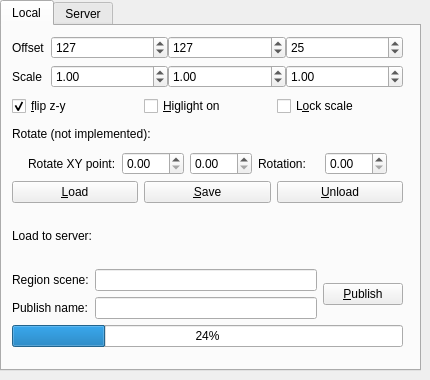
<?xml version="1.0" encoding="UTF-8"?>
<ui version="4.0">
 <class>Form</class>
 <widget class="QWidget" name="Form">
  <property name="geometry">
   <rect>
    <x>0</x>
    <y>0</y>
    <width>430</width>
    <height>380</height>
   </rect>
  </property>
  <property name="sizePolicy">
   <sizepolicy hsizetype="Fixed" vsizetype="Fixed">
    <horstretch>0</horstretch>
    <verstretch>0</verstretch>
   </sizepolicy>
  </property>
  <property name="minimumSize">
   <size>
    <width>430</width>
    <height>380</height>
   </size>
  </property>
  <property name="maximumSize">
   <size>
    <width>430</width>
    <height>380</height>
   </size>
  </property>
  <property name="windowTitle">
   <string>Local Scene</string>
  </property>
  <widget class="QTabWidget" name="tabWidget">
   <property name="geometry">
    <rect>
     <x>0</x>
     <y>0</y>
     <width>421</width>
     <height>371</height>
    </rect>
   </property>
   <property name="currentIndex">
    <number>0</number>
   </property>
   <widget class="QWidget" name="tab">
    <attribute name="title">
     <string>Local</string>
    </attribute>
    <widget class="QWidget" name="layoutWidget">
     <property name="geometry">
      <rect>
       <x>10</x>
       <y>10</y>
       <width>391</width>
       <height>311</height>
      </rect>
     </property>
     <layout class="QVBoxLayout" name="verticalLayout">
      <property name="bottomMargin">
       <number>0</number>
      </property>
      <item>
       <layout class="QFormLayout" name="formLayout">
        <item row="0" column="0">
         <widget class="QLabel" name="label">
          <property name="sizePolicy">
           <sizepolicy hsizetype="Fixed" vsizetype="Preferred">
            <horstretch>200</horstretch>
            <verstretch>0</verstretch>
           </sizepolicy>
          </property>
          <property name="baseSize">
           <size>
            <width>200</width>
            <height>0</height>
           </size>
          </property>
          <property name="text">
           <string>Offset</string>
          </property>
         </widget>
        </item>
        <item row="0" column="1">
         <layout class="QHBoxLayout" name="horizontalLayout_4">
          <property name="spacing">
           <number>0</number>
          </property>
          <item>
           <widget class="QDoubleSpinBox" name="xpos">
            <property name="decimals">
             <number>0</number>
            </property>
            <property name="minimum">
             <double>0.000000000000000</double>
            </property>
            <property name="maximum">
             <double>255.000000000000000</double>
            </property>
            <property name="value">
             <double>127.000000000000000</double>
            </property>
           </widget>
          </item>
          <item>
           <widget class="QDoubleSpinBox" name="ypos">
            <property name="decimals">
             <number>0</number>
            </property>
            <property name="minimum">
             <double>0.000000000000000</double>
            </property>
            <property name="maximum">
             <double>256.000000000000000</double>
            </property>
            <property name="value">
             <double>127.000000000000000</double>
            </property>
           </widget>
          </item>
          <item>
           <widget class="QDoubleSpinBox" name="zpos">
            <property name="decimals">
             <number>0</number>
            </property>
            <property name="minimum">
             <double>0.000000000000000</double>
            </property>
            <property name="maximum">
             <double>10000.000000000000000</double>
            </property>
            <property name="value">
             <double>25.000000000000000</double>
            </property>
           </widget>
          </item>
         </layout>
        </item>
        <item row="1" column="0">
         <widget class="QLabel" name="label_2">
          <property name="sizePolicy">
           <sizepolicy hsizetype="Fixed" vsizetype="Preferred">
            <horstretch>200</horstretch>
            <verstretch>0</verstretch>
           </sizepolicy>
          </property>
          <property name="text">
           <string>Scale</string>
          </property>
         </widget>
        </item>
        <item row="1" column="1">
         <layout class="QHBoxLayout" name="horizontalLayout_6">
          <property name="spacing">
           <number>0</number>
          </property>
          <item>
           <widget class="QDoubleSpinBox" name="xscale">
            <property name="minimum">
             <double>0.000000000000000</double>
            </property>
            <property name="maximum">
             <double>256.000000000000000</double>
            </property>
            <property name="singleStep">
             <double>0.250000000000000</double>
            </property>
            <property name="value">
             <double>1.000000000000000</double>
            </property>
           </widget>
          </item>
          <item>
           <widget class="QDoubleSpinBox" name="yscale">
            <property name="minimum">
             <double>0.000000000000000</double>
            </property>
            <property name="maximum">
             <double>256.000000000000000</double>
            </property>
            <property name="singleStep">
             <double>0.250000000000000</double>
            </property>
            <property name="value">
             <double>1.000000000000000</double>
            </property>
           </widget>
          </item>
          <item>
           <widget class="QDoubleSpinBox" name="zscale">
            <property name="minimum">
             <double>0.000000000000000</double>
            </property>
            <property name="maximum">
             <double>10000.000000000000000</double>
            </property>
            <property name="singleStep">
             <double>0.250000000000000</double>
            </property>
            <property name="value">
             <double>1.000000000000000</double>
            </property>
           </widget>
          </item>
         </layout>
        </item>
       </layout>
      </item>
      <item>
       <layout class="QHBoxLayout" name="horizontalLayout_2">
        <item>
         <widget class="QCheckBox" name="checkBoxFlipZY">
          <property name="enabled">
           <bool>true</bool>
          </property>
          <property name="text">
           <string>&amp;flip z-y</string>
          </property>
          <property name="checked">
           <bool>true</bool>
          </property>
         </widget>
        </item>
        <item>
         <widget class="QCheckBox" name="checkBoxHighlight">
          <property name="enabled">
           <bool>true</bool>
          </property>
          <property name="text">
           <string>&amp;Higlight on</string>
          </property>
          <property name="checked">
           <bool>false</bool>
          </property>
         </widget>
        </item>
        <item>
         <widget class="QCheckBox" name="checkBoxLockScale">
          <property name="text">
           <string>L&amp;ock scale</string>
          </property>
         </widget>
        </item>
       </layout>
      </item>
      <item>
       <layout class="QVBoxLayout" name="verticalLayout_6">
        <property name="bottomMargin">
         <number>0</number>
        </property>
        <item>
         <widget class="QLabel" name="label_9">
          <property name="text">
           <string>Rotate (not implemented):</string>
          </property>
         </widget>
        </item>
        <item>
         <layout class="QHBoxLayout" name="horizontalLayout_8">
          <property name="leftMargin">
           <number>16</number>
          </property>
          <property name="rightMargin">
           <number>16</number>
          </property>
          <item>
           <widget class="QLabel" name="label_10">
            <property name="text">
             <string>Rotate XY point:</string>
            </property>
           </widget>
          </item>
          <item>
           <widget class="QDoubleSpinBox" name="doubleSpinBox"/>
          </item>
          <item>
           <widget class="QDoubleSpinBox" name="doubleSpinBox_2"/>
          </item>
          <item>
           <widget class="QLabel" name="label_11">
            <property name="text">
             <string>Rotation:</string>
            </property>
           </widget>
          </item>
          <item>
           <widget class="QDoubleSpinBox" name="doubleSpinBox_3"/>
          </item>
         </layout>
        </item>
       </layout>
      </item>
      <item>
       <layout class="QHBoxLayout" name="horizontalLayout">
        <property name="rightMargin">
         <number>0</number>
        </property>
        <item>
         <widget class="QPushButton" name="pushButtonLoad">
          <property name="text">
           <string>&amp;Load</string>
          </property>
         </widget>
        </item>
        <item>
         <widget class="QPushButton" name="pushButtonSave">
          <property name="text">
           <string>&amp;Save</string>
          </property>
         </widget>
        </item>
        <item>
         <widget class="QPushButton" name="pushButtonUnload">
          <property name="text">
           <string>&amp;Unload</string>
          </property>
         </widget>
        </item>
       </layout>
      </item>
      <item>
       <widget class="QLabel" name="label_8">
        <property name="text">
         <string>Load to server:</string>
        </property>
       </widget>
      </item>
      <item>
       <layout class="QHBoxLayout" name="horizontalLayout_5">
        <item>
         <layout class="QFormLayout" name="formLayout_2">
          <item row="0" column="0">
           <widget class="QLabel" name="label_4">
            <property name="text">
             <string>Region scene:</string>
            </property>
           </widget>
          </item>
          <item row="1" column="0">
           <widget class="QLabel" name="label_3">
            <property name="text">
             <string>Publish name:</string>
            </property>
           </widget>
          </item>
          <item row="1" column="1">
           <widget class="QLineEdit" name="lineEditPublishName"/>
          </item>
          <item row="0" column="1">
           <widget class="QLineEdit" name="lineEditRegionName"/>
          </item>
         </layout>
        </item>
        <item>
         <widget class="QPushButton" name="pushButtonPublish">
          <property name="text">
           <string>&amp;Publish</string>
          </property>
         </widget>
        </item>
       </layout>
      </item>
      <item>
       <widget class="QProgressBar" name="progressBar">
        <property name="value">
         <number>24</number>
        </property>
       </widget>
      </item>
     </layout>
    </widget>
   </widget>
   <widget class="QWidget" name="tab_2">
    <attribute name="title">
     <string>Server</string>
    </attribute>
    <widget class="QWidget" name="layoutWidget">
     <property name="geometry">
      <rect>
       <x>10</x>
       <y>10</y>
       <width>373</width>
       <height>332</height>
      </rect>
     </property>
     <layout class="QVBoxLayout" name="verticalLayout_3">
      <property name="bottomMargin">
       <number>0</number>
      </property>
      <item>
       <widget class="QLabel" name="label_6">
        <property name="text">
         <string>Server scenes:</string>
        </property>
       </widget>
      </item>
      <item>
       <layout class="QHBoxLayout" name="horizontalLayout_3">
        <item>
         <layout class="QVBoxLayout" name="verticalLayout_4">
          <property name="rightMargin">
           <number>0</number>
          </property>
          <property name="bottomMargin">
           <number>0</number>
          </property>
          <item>
           <layout class="QHBoxLayout" name="horizontalLayout_9">
            <property name="rightMargin">
             <number>0</number>
            </property>
            <property name="bottomMargin">
             <number>0</number>
            </property>
            <item>
             <widget class="QTableWidget" name="tableWidgetServerScenes">
              <property name="minimumSize">
               <size>
                <width>280</width>
                <height>100</height>
               </size>
              </property>
              <property name="editTriggers">
               <set>QAbstractItemView::NoEditTriggers</set>
              </property>
              <property name="selectionMode">
               <enum>QAbstractItemView::SingleSelection</enum>
              </property>
              <property name="selectionBehavior">
               <enum>QAbstractItemView::SelectRows</enum>
              </property>
              <property name="rowCount">
               <number>0</number>
              </property>
              <property name="columnCount">
               <number>2</number>
              </property>
              <attribute name="horizontalHeaderCascadingSectionResizes">
               <bool>true</bool>
              </attribute>
              <attribute name="horizontalHeaderDefaultSectionSize">
               <number>130</number>
              </attribute>
              <attribute name="horizontalHeaderMinimumSectionSize">
               <number>16</number>
              </attribute>
              <attribute name="verticalHeaderDefaultSectionSize">
               <number>20</number>
              </attribute>
              <attribute name="verticalHeaderHighlightSections">
               <bool>true</bool>
              </attribute>
              <attribute name="verticalHeaderMinimumSectionSize">
               <number>19</number>
              </attribute>
              <column>
               <property name="text">
                <string>Scene name</string>
               </property>
              </column>
              <column>
               <property name="text">
                <string>Region count</string>
               </property>
              </column>
             </widget>
            </item>
            <item>
             <layout class="QVBoxLayout" name="verticalLayout_5">
              <property name="leftMargin">
               <number>0</number>
              </property>
              <item>
               <layout class="QHBoxLayout" name="horizontalLayout_7"/>
              </item>
              <item>
               <layout class="QVBoxLayout" name="verticalLayout_7">
                <item>
                 <widget class="QLabel" name="label_7">
                  <property name="text">
                   <string>Load to region:</string>
                  </property>
                 </widget>
                </item>
                <item>
                 <widget class="QLineEdit" name="lineEditLoadRegion"/>
                </item>
                <item>
                 <widget class="QPushButton" name="pushButtonLoadServerScene">
                  <property name="text">
                   <string>Load</string>
                  </property>
                 </widget>
                </item>
               </layout>
              </item>
              <item>
               <widget class="QPushButton" name="pushButtonDeleteActiveScene">
                <property name="text">
                 <string>Delete</string>
                </property>
               </widget>
              </item>
              <item>
               <spacer name="verticalSpacer">
                <property name="orientation">
                 <enum>Qt::Vertical</enum>
                </property>
                <property name="sizeHint" stdset="0">
                 <size>
                  <width>20</width>
                  <height>40</height>
                 </size>
                </property>
               </spacer>
              </item>
             </layout>
            </item>
           </layout>
          </item>
          <item>
           <widget class="QLabel" name="label_5">
            <property name="text">
             <string>Scene loaded to  regions:</string>
            </property>
           </widget>
          </item>
          <item>
           <layout class="QHBoxLayout" name="horizontalLayout_10">
            <property name="spacing">
             <number>6</number>
            </property>
            <property name="rightMargin">
             <number>0</number>
            </property>
            <property name="bottomMargin">
             <number>0</number>
            </property>
            <item>
             <widget class="QListWidget" name="listViewScenesRegions"/>
            </item>
            <item>
             <layout class="QVBoxLayout" name="verticalLayout_2">
              <property name="rightMargin">
               <number>16</number>
              </property>
              <property name="bottomMargin">
               <number>16</number>
              </property>
              <item>
               <widget class="QPushButton" name="pushButtonUnloadServerScene">
                <property name="text">
                 <string>Unload</string>
                </property>
               </widget>
              </item>
              <item>
               <widget class="QPushButton" name="pushButtonDeleteServerScene">
                <property name="enabled">
                 <bool>false</bool>
                </property>
                <property name="text">
                 <string>Delete</string>
                </property>
               </widget>
              </item>
              <item>
               <spacer name="verticalSpacer_2">
                <property name="orientation">
                 <enum>Qt::Vertical</enum>
                </property>
                <property name="sizeHint" stdset="0">
                 <size>
                  <width>20</width>
                  <height>40</height>
                 </size>
                </property>
               </spacer>
              </item>
             </layout>
            </item>
           </layout>
          </item>
         </layout>
        </item>
       </layout>
      </item>
      <item>
       <widget class="QPushButton" name="pushButtonLoadServerSceneList">
        <property name="text">
         <string>Refresh</string>
        </property>
       </widget>
      </item>
     </layout>
    </widget>
   </widget>
  </widget>
 </widget>
 <tabstops>
  <tabstop>xpos</tabstop>
  <tabstop>ypos</tabstop>
  <tabstop>zpos</tabstop>
  <tabstop>xscale</tabstop>
  <tabstop>yscale</tabstop>
  <tabstop>zscale</tabstop>
  <tabstop>checkBoxFlipZY</tabstop>
  <tabstop>checkBoxHighlight</tabstop>
  <tabstop>checkBoxLockScale</tabstop>
  <tabstop>pushButtonLoad</tabstop>
  <tabstop>pushButtonSave</tabstop>
  <tabstop>pushButtonUnload</tabstop>
  <tabstop>lineEditRegionName</tabstop>
  <tabstop>lineEditPublishName</tabstop>
  <tabstop>pushButtonPublish</tabstop>
  <tabstop>pushButtonLoadServerSceneList</tabstop>
 </tabstops>
 <resources/>
 <connections/>
</ui>
